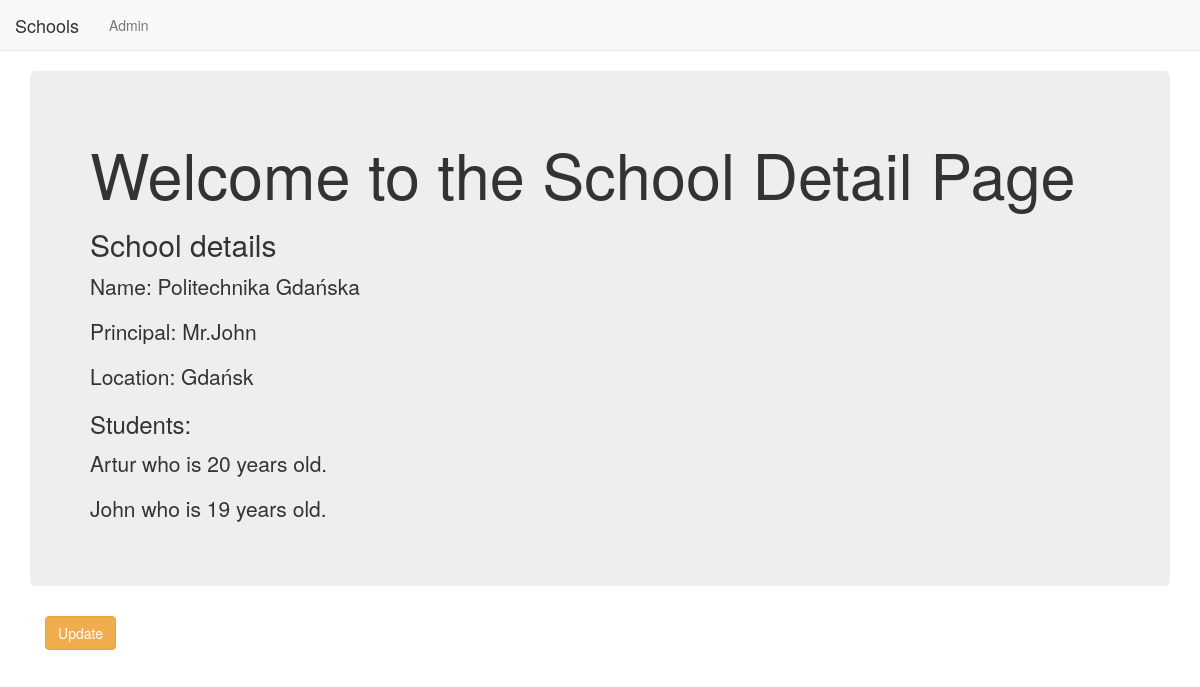
/basic_app/1/, run on the app's committed database.
### basic_app/models.py (models this page shows, shortened)
class School(models.Model):
    name = models.CharField(max_length=256)
    principal = models.CharField(max_length=256)
    location = models.CharField(max_length=256)

class Student(models.Model):
    name = models.CharField(max_length=256)
    age = models.PositiveIntegerField()
    school = models.ForeignKey(School, related_name='students')

### basic_app/views.py (the view)
# urls.py: url(r'^(?P<pk>\d+)/$', views.SchoolDetailView.as_view(), name='detail'),
class SchoolDetailView(DetailView):
    context_object_name = 'school_detail'
    model = models.School
    template_name = "basic_app/school_detail.html"

### basic_app/templates/basic_app/school_detail.html
{% extends 'basic_app/basic_app_base.html' %}
{% block body_block %}
<div class="jumbotron">
    <h1>Welcome to the School Detail Page</h1>
    <h2>School details</h2>
    <p>Name: {{school_detail.name}}</p>
    <p>Principal: {{school_detail.principal}}</p>
    <p>Location: {{school_detail.location}}</p>
    <h3>Students: </h3>
    {% for student in school_detail.students.all %}
    <p>{{student.name}} who is {{student.age}} years old.</p>
    {% endfor %}
</div>
<div class='container'>
    <p><a class='btn btn-warning' href="{% url 'basic_app:update' pk=school_detail.pk %}">Update</a></p>
</div>
{% endblock body_block %}

### data on the page
School: name "Politechnika Gdańska", principal "Mr.John", location "Gdańsk"
Student: name "Artur", age "20"
Student: name "John", age "19"
